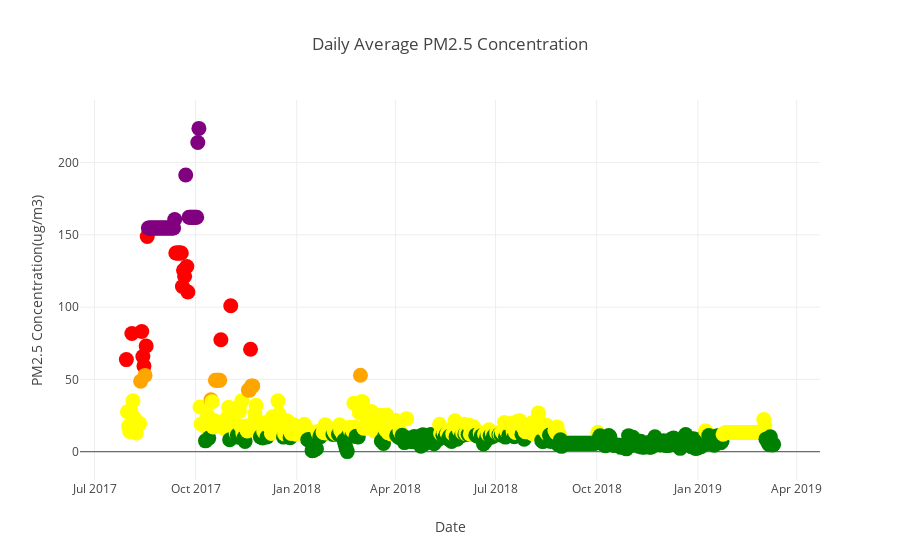

Notebook code for this chart:
### Code cell
##remove nan for visualizations 
#y = daily_average_airquality_data_concentrations['PM2.5(Ug/m3)'].dropna()
y = daily_average_airquality_data_concentrations['PM2.5(Ug/m3)'].dropna().values
pm25 = go.Scatter(x=daily_average_airquality_data_concentrations.dropna().index,
                  y = daily_average_airquality_data_concentrations['PM2.5(Ug/m3)'].dropna().values, 
                  mode='markers',
                  marker = dict(color=list(map(SetColor, y)),size=15)
                  
                 ) 

layout = go.Layout(title='Daily Average PM2.5 Concentration', xaxis=dict(title='Date'),
                   yaxis=dict(title='PM2.5 Concentration(ug/m3)'))

fig = go.Figure(data=[pm25], layout=layout)
iplot(fig)
pio.write_image(fig, os.path.join(filepath , 'daily_average_pm25_concentration.png'))

### Figure 1 — Plotly figure (JSON) as saved in the notebook; plotly's stock layout.template omitted (floating-point values rounded to 4 significant figures; data arrays with more than 128 entries replaced by an {"elided": "..."} marker saying what was removed)
{"data": [{"marker": {"color": {"elided": "590 str values"}, "size": 15}, "mode": "markers", "type": "scatter", "uid": "1643b65e-a9ce-4056-855f-330267bba734", "x": {"elided": "590 str values"}, "y": {"elided": "590 float values"}}], "layout": {"title": {"text": "Daily Average PM2.5 Concentration"}, "xaxis": {"title": {"text": "Date"}}, "yaxis": {"title": {"text": "PM2.5 Concentration(ug/m3)"}}}}
